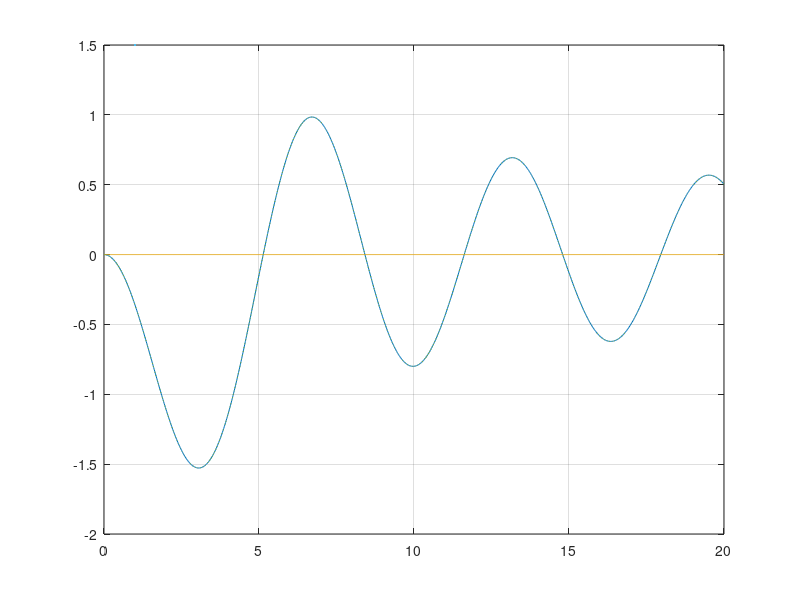

Write MATLAB code to recreate this figure.
clc;
clear;
close all;

%% Inputs
k(:, 1) = linspace(0.001, 20, 1001);

kp = 0.8;

%% Integral
for kk = 1:numel(k)
    kk
    jInt(kk) = integral(@(x) sin(x) .* cos(x) .* exp(-1j .* k(kk) .* cos(x - kp)), ...
        0, 2*pi);
end

%% Plotting
figure;
plot(k, real(jInt), "", LineWidth=1.5);
hold on;
plot(k, imag(jInt), "", LineWidth=1.5);
plot(k, -sin(2*kp) *pi*besselj(2, k), ":", LineWidth=1.5);
grid on;








